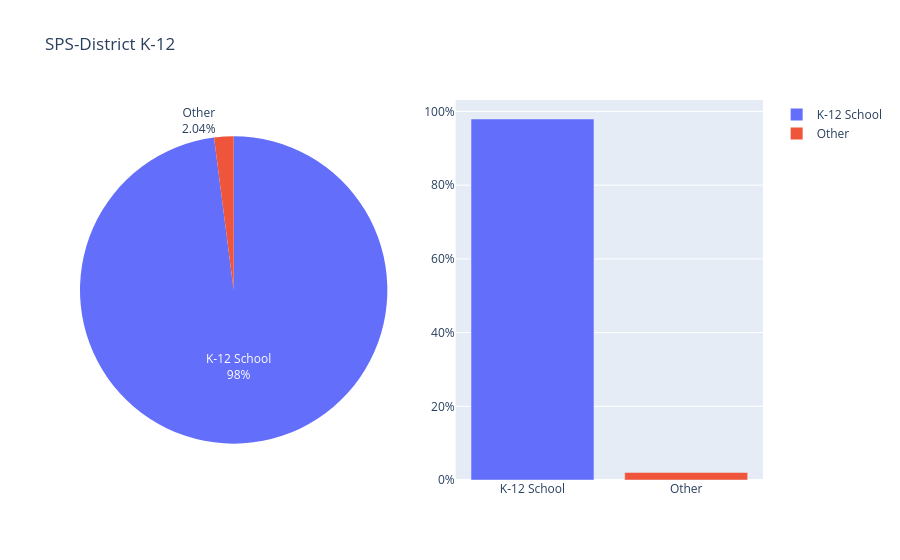
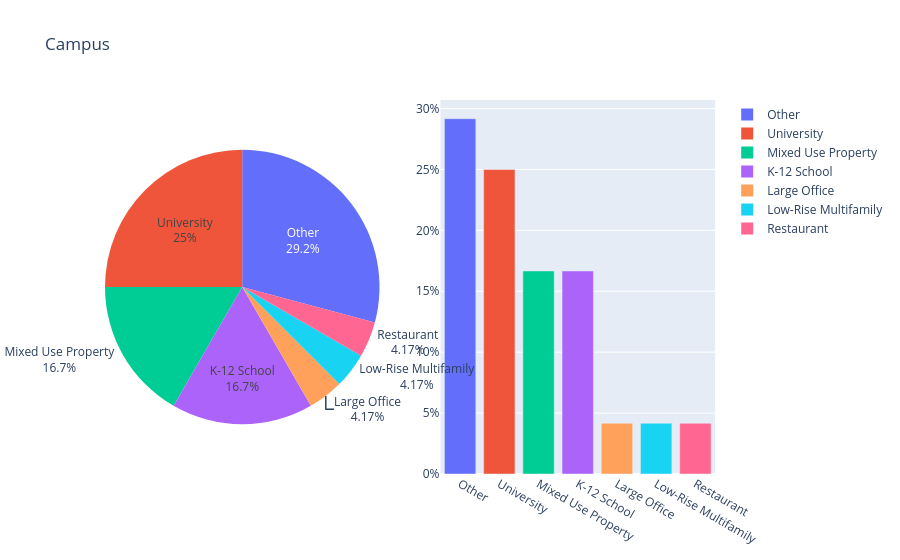
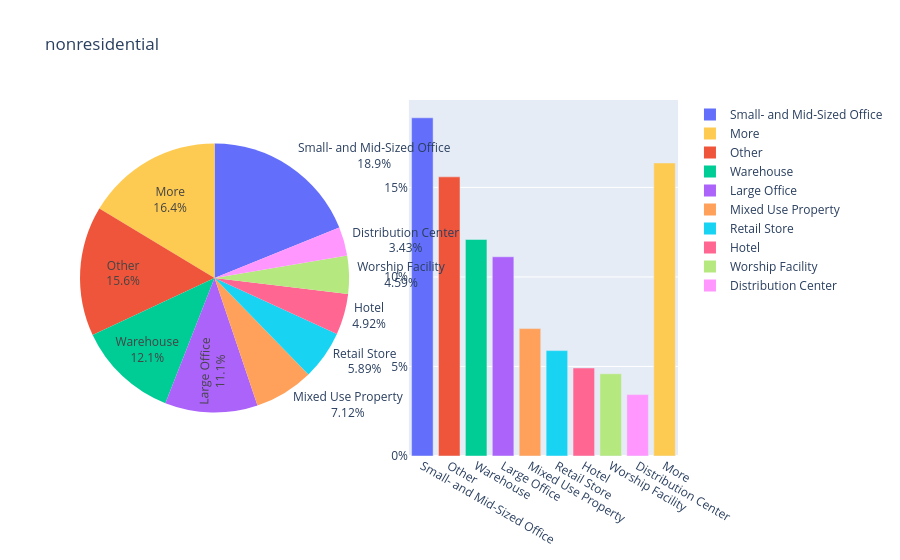

Here is the notebook cell these charts were saved with, in order:
### Code cell
#What's the primary property type for...
def show_property_types(building_type):
    title(building_type)
    
    filtered = building_consumption[
        building_consumption['BuildingType'].str.contains(building_type, case=False)
    ]
    
    counts = filtered['PrimaryPropertyType'].value_counts().reset_index()
    counts.columns = ['PrimaryPropertyType', 'count']
    counts['percentage'] = counts['count'] / counts['count'].sum()

    # Table - full data
    table = counts.copy()
    table['percentage'] = table['percentage'].map('{:.1%}'.format)
    total = pd.DataFrame([{'PrimaryPropertyType': 'Total', 'count': table['count'].sum(), 'percentage': '100%'}])
    table = pd.concat([table, total], ignore_index=True)
    table.index = list(range(1, len(table))) + ['']
    display(table.style.apply(
        lambda x: ['font-weight: bold'] * len(x) if x.name == '' else [''] * len(x), axis=1
    ))

    # Charts - group into "More" if more than 10 types
    chart_counts = counts.copy()
    if len(chart_counts) > 10:
        top = chart_counts.head(9)
        other = pd.DataFrame([{'PrimaryPropertyType': 'More', 'count': chart_counts.iloc[9:]['count'].sum(), 'percentage': chart_counts.iloc[9:]['percentage'].sum()}])
        chart_counts = pd.concat([top, other], ignore_index=True)

    colors = px.colors.qualitative.Plotly[:len(chart_counts)]
    fig = make_subplots(rows=1, cols=2, specs=[[{'type':'domain'}, {'type':'xy'}]])

    fig.add_trace(go.Pie(
        labels=chart_counts['PrimaryPropertyType'],
        values=chart_counts['percentage'],
        textinfo='label+percent',
        hovertemplate='%{label}<br>Count: %{customdata}<br>Percentage: %{percent}<extra></extra>',
        customdata=chart_counts['count'],
        marker=dict(colors=colors)
    ), row=1, col=1)

    fig.add_trace(go.Bar(
        x=chart_counts['PrimaryPropertyType'],
        y=chart_counts['percentage'],
        marker=dict(color=colors),
        hovertemplate='%{x}<br>Count: %{customdata}<br>Percentage: %{y:.1%}<extra></extra>',
        customdata=chart_counts['count'],
        showlegend=False
    ), row=1, col=2)

    fig.update_layout(yaxis=dict(tickformat='.0%'), title=building_type)
    fig.show()

show_property_types('SPS-District K-12') #SPS-District K-12 buildings?
show_property_types('Campus') #Campus buildings?
show_property_types('nonresidential') #non-residential buildings?

### Figure 1 — Plotly figure (JSON) as saved in the notebook; plotly's stock layout.template omitted (floating-point values rounded to 4 significant figures)
{"data": [{"customdata": [96, 2], "domain": {"x": [0, 0.45], "y": [0, 1]}, "hovertemplate": "%{label}<br>Count: %{customdata}<br>Percentage: %{percent}<extra></extra>", "labels": ["K-12 School", "Other"], "marker": {"colors": ["#636EFA", "#EF553B"]}, "textinfo": "label+percent", "type": "pie", "values": [0.9796, 0.02041]}, {"customdata": [96, 2], "hovertemplate": "%{x}<br>Count: %{customdata}<br>Percentage: %{y:.1%}<extra></extra>", "marker": {"color": ["#636EFA", "#EF553B"]}, "showlegend": false, "type": "bar", "x": ["K-12 School", "Other"], "xaxis": "x", "y": [0.9796, 0.02041], "yaxis": "y"}], "layout": {"title": {"text": "SPS-District K-12"}, "xaxis": {"anchor": "y", "domain": [0.55, 1]}, "yaxis": {"anchor": "x", "domain": [0, 1], "tickformat": ".0%"}}}

### Figure 2 — Plotly figure (JSON) as saved in the notebook; plotly's stock layout.template omitted (floating-point values rounded to 4 significant figures)
{"data": [{"customdata": [7, 6, 4, 4, 1, 1, 1], "domain": {"x": [0, 0.45], "y": [0, 1]}, "hovertemplate": "%{label}<br>Count: %{customdata}<br>Percentage: %{percent}<extra></extra>", "labels": ["Other", "University", "Mixed Use Property", "K-12 School", "Large Office", "Low-Rise Multifamily", "Restaurant"], "marker": {"colors": ["#636EFA", "#EF553B", "#00CC96", "#AB63FA", "#FFA15A", "#19D3F3", "#FF6692"]}, "textinfo": "label+percent", "type": "pie", "values": [0.2917, 0.25, 0.1667, 0.1667, 0.04167, 0.04167, 0.04167]}, {"customdata": [7, 6, 4, 4, 1, 1, 1], "hovertemplate": "%{x}<br>Count: %{customdata}<br>Percentage: %{y:.1%}<extra></extra>", "marker": {"color": ["#636EFA", "#EF553B", "#00CC96", "#AB63FA", "#FFA15A", "#19D3F3", "#FF6692"]}, "showlegend": false, "type": "bar", "x": ["Other", "University", "Mixed Use Property", "K-12 School", "Large Office", "Low-Rise Multifamily", "Restaurant"], "xaxis": "x", "y": [0.2917, 0.25, 0.1667, 0.1667, 0.04167, 0.04167, 0.04167], "yaxis": "y"}], "layout": {"title": {"text": "Campus"}, "xaxis": {"anchor": "y", "domain": [0.55, 1]}, "yaxis": {"anchor": "x", "domain": [0, 1], "tickformat": ".0%"}}}

### Figure 3 — Plotly figure (JSON) as saved in the notebook; plotly's stock layout.template omitted (floating-point values rounded to 4 significant figures)
{"data": [{"customdata": [292, 241, 187, 172, 110, 91, 76, 71, 53, 253], "domain": {"x": [0, 0.45], "y": [0, 1]}, "hovertemplate": "%{label}<br>Count: %{customdata}<br>Percentage: %{percent}<extra></extra>", "labels": ["Small- and Mid-Sized Office", "Other", "Warehouse", "Large Office", "Mixed Use Property", "Retail Store", "Hotel", "Worship Facility", "Distribution Center", "More"], "marker": {"colors": ["#636EFA", "#EF553B", "#00CC96", "#AB63FA", "#FFA15A", "#19D3F3", "#FF6692", "#B6E880", "#FF97FF", "#FECB52"]}, "textinfo": "label+percent", "type": "pie", "values": [0.1889, 0.1559, 0.121, 0.1113, 0.07115, 0.05886, 0.04916, 0.04592, 0.03428, 0.1636]}, {"customdata": [292, 241, 187, 172, 110, 91, 76, 71, 53, 253], "hovertemplate": "%{x}<br>Count: %{customdata}<br>Percentage: %{y:.1%}<extra></extra>", "marker": {"color": ["#636EFA", "#EF553B", "#00CC96", "#AB63FA", "#FFA15A", "#19D3F3", "#FF6692", "#B6E880", "#FF97FF", "#FECB52"]}, "showlegend": false, "type": "bar", "x": ["Small- and Mid-Sized Office", "Other", "Warehouse", "Large Office", "Mixed Use Property", "Retail Store", "Hotel", "Worship Facility", "Distribution Center", "More"], "xaxis": "x", "y": [0.1889, 0.1559, 0.121, 0.1113, 0.07115, 0.05886, 0.04916, 0.04592, 0.03428, 0.1636], "yaxis": "y"}], "layout": {"title": {"text": "nonresidential"}, "xaxis": {"anchor": "y", "domain": [0.55, 1]}, "yaxis": {"anchor": "x", "domain": [0, 1], "tickformat": ".0%"}}}
